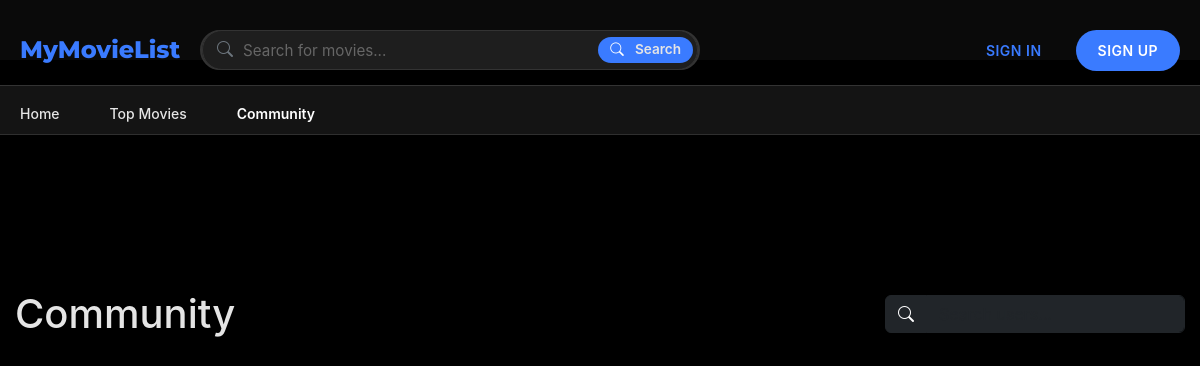
Page /community on the earlier database version.
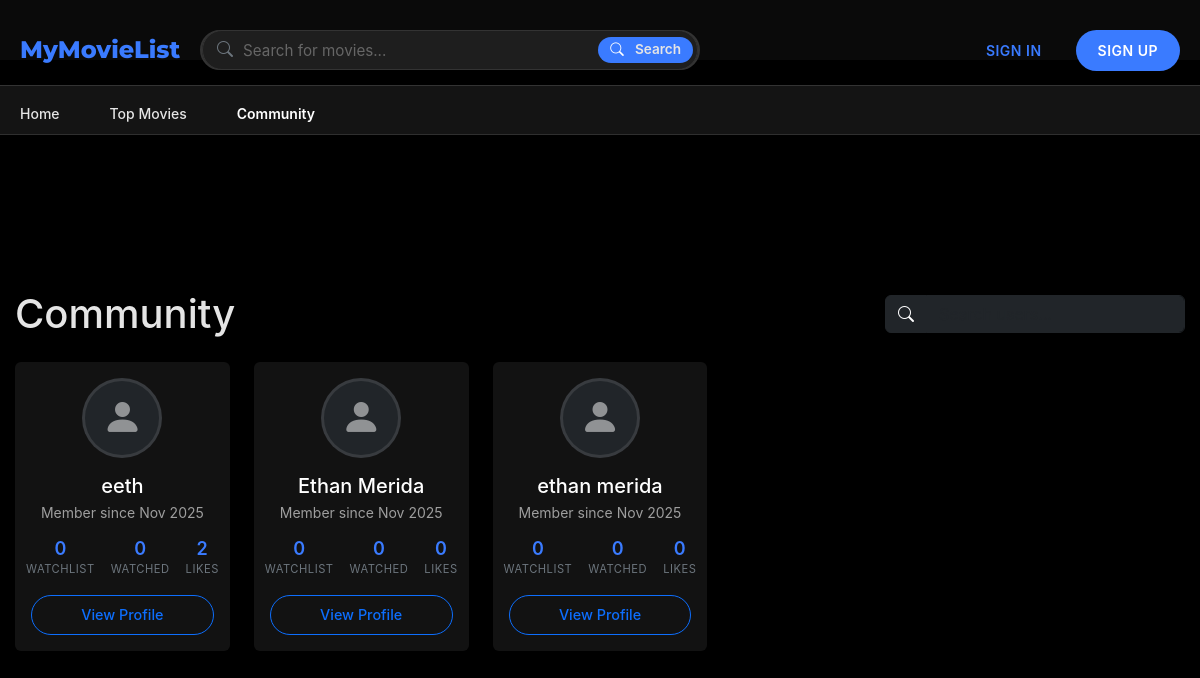
Same page on the later database version.
### board/models.py (models this page shows, shortened)
class User(UserMixin, db.Model):
    __tablename__ = 'users'
    id = db.Column(db.Integer, primary_key=True)
    username = db.Column(db.String(64), unique=True, nullable=False)
    email = db.Column(db.String(120), unique=True, nullable=False)
    password_hash = db.Column(db.String(128))
    created_at = db.Column(db.DateTime, default=datetime.utcnow)
    last_login = db.Column(db.DateTime)
    is_active = db.Column(db.Boolean, default=True)
    watchlist = db.relationship(
        'Movie',
        secondary=watchlist,
        lazy='dynamic',
        backref=db.backref('watchers', lazy='dynamic')
    )
    favorite_movies = db.relationship(
        'Movie',
        secondary=favorites,
        lazy='dynamic',
        backref=db.backref('favorited_by', lazy='dynamic')
    )
    watched_movies = db.relationship(
        'Movie',
        secondary=watched,
        lazy='dynamic',
        backref=db.backref('watched_by', lazy='dynamic')
    )

### board/pages.py (the view)
@bp.route('/community')
def community():
    users = User.query.filter_by(is_active=True)\
                    .order_by(User.last_login.desc())\
                    .limit(50).all()  # Limit to 50 most recent users
    for user in users:
        user.stats = {
            'watchlist_count': user.watchlist.count(),
            'watched_count': user.watched_movies.count(),
            'favorites_count': user.favorite_movies.count()
        }
    return render_template('community.html', users=users)

### board/templates/community.html (shortened to what this page needs)
{% extends "base.html" %}
{% block content %}
<div class="container py-4">
    <div class="d-flex justify-content-between align-items-center mb-4">
        <h1 class="mb-0">Community</h1>
        <div class="d-flex align-items-center">
            <div class="input-group" style="max-width: 300px;">
                <span class="input-group-text bg-dark border-dark"><i class="bi bi-search text-white"></i></span>
                <input type="text" class="form-control bg-dark text-white border-dark" placeholder="Search users..." id="userSearch">
            </div>
        </div>
    </div>
    <div class="row row-cols-2 row-cols-md-3 row-cols-lg-4 row-cols-xl-5 g-4" id="userGrid">
        {% for user in users %}
        <div class="col">
            <div class="card h-100 border-0 shadow-sm hover-shadow transition-all">
                <div class="card-body text-center p-3">
                    <div class="mb-3">
                        <div class="mx-auto position-relative" style="width: 80px; height: 80px;">
                            <div class="avatar-placeholder rounded-circle w-100 h-100 d-flex align-items-center justify-content-center bg-dark">
                                <i class="bi bi-person-fill text-white-50" style="font-size: 2.5rem;"></i>
                            </div>
                        </div>
                    </div>
                    <h5 class="card-title mb-1 text-truncate" title="{{ user.username }}">
                        {{ user.username }}
                    </h5>
                    <p class="text-muted small mb-3">
                        Member since {{ user.created_at.strftime('%b %Y') }}
                    </p>
                    <div class="d-flex justify-content-center gap-3 text-center mb-3">
                        <div class="stat-item">
                            <div class="stat-value">{{ user.stats.watchlist_count }}</div>
                            <div class="stat-label">Watchlist</div>
                        </div>
                        <div class="stat-item">
                            <div class="stat-value">{{ user.stats.watched_count }}</div>
                            <div class="stat-label">Watched</div>
                        </div>
                        <div class="stat-item">
                            <div class="stat-value">{{ user.stats.favorites_count }}</div>
                            <div class="stat-label">Likes</div>
                        </div>
                    </div>
                    <a href="{{ url_for('pages.profile', user_id=user.id) }}"
                       class="btn btn-sm btn-outline-primary w-100">
                        View Profile
                    </a>
                </div>
            </div>
        </div>
        {% endfor %}
    </div>
</div>
{% endblock %}

Differences in the rows shown:
added User: username "eeth", created_at "Nov 2025", stats.watchlist_count "0", stats.watched_count "0", stats.favorites_count "2"
added User: username "Ethan Merida", created_at "Nov 2025", stats.watchlist_count "0", stats.watched_count "0", stats.favorites_count "0"
added User: username "ethan merida", created_at "Nov 2025", stats.watchlist_count "0", stats.watched_count "0", stats.favorites_count "0"
